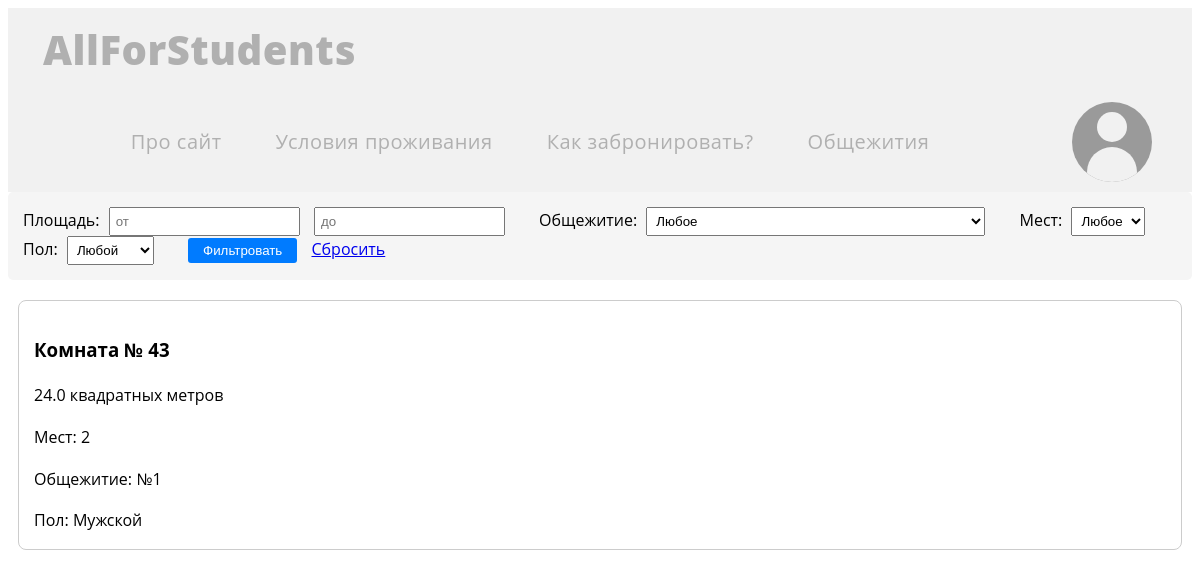
Screenshot of /rooms with the database file from the repository.
### data/room.py (models this page shows)
class Room(SqlAlchemyBase, UserMixin):
    __tablename__ = 'room'
    id = sqlalchemy.Column(sqlalchemy.Integer, primary_key=True)
    hostel_id = sqlalchemy.Column(sqlalchemy.Integer, sqlalchemy.ForeignKey('hostel.id'))
    number_room = sqlalchemy.Column(sqlalchemy.Integer)
    square = sqlalchemy.Column(sqlalchemy.Float)
    max_cnt_student = sqlalchemy.Column(sqlalchemy.Integer)
    cur_cnt_student = sqlalchemy.Column(sqlalchemy.Integer)
    floor = sqlalchemy.Column(sqlalchemy.Integer)
    sex = sqlalchemy.Column(sqlalchemy.Boolean)
    side = sqlalchemy.Column(sqlalchemy.String)
    students = sqlalchemy.orm.relationship('Student', back_populates='room')
    hostel = sqlalchemy.orm.relationship('Hostel', back_populates='room')
    application_request = sqlalchemy.orm.relationship('Application_request', back_populates='room')

### main.py (the view)
@app.route('/rooms')
def test_rooms():
    session = db_session.create_session()
    hostel_id = request.args.get('hostel', type=int)
    min_square = request.args.get('min_square', type=int)
    max_square = request.args.get('max_square', type=int)
    max_students = request.args.get('max_students', type=int)
    sex_filter = request.args.get('sex', 'any')
    query = session.query(Room)
    if hostel_id:
        query = query.filter(Room.hostel_id == hostel_id)
    if min_square:
        query = query.filter(Room.square >= min_square)
    if max_square:
        query = query.filter(Room.square <= max_square)
    if max_students:
        query = query.filter(Room.max_cnt_student == max_students)
    if sex_filter != 'any':
        query = query.filter(Room.sex == int(sex_filter))
    rooms = query.all()
    hostels = session.query(Hostel).all()
    return render_template('filter.html',
                           rooms=rooms,
                           hostels=hostels,
                           current_filters=request.args)

### data/db_session.py (called while the page is built)
def create_session() -> Session:
    global __factory
    return __factory()

### templates/filter.html (shortened to what this page needs)
<!DOCTYPE html>
<html lang="en">
<head>
</head>
<body>
    <header class="header">
        <nav class="nav-container">
            <div class="LOGOT">
                <a href="/" class="LOGOTIP">AllForStudents</a>
            </div>
            <div class="nav-items">
                <a href="/about" class="nav-item">Про сайт</a>
                <a href="#" class="nav-item">Условия проживания</a>
                <a href="#" class="nav-item">Как забронировать?</a>
                <a href="#" class="nav-item">Общежития</a>
            </div>
            <a href="/me" class="userlogo">
                <div class="head"></div>
                <div class="body"></div>
            </a>
        </nav>
    </header>
    <form method="GET" action="" class="filter-section">
        <div class="filter-group">
            <label>Площадь:</label>
            <input type="number" name="min_square" placeholder="от"
                   value="{{ request.args.get('min_square', '') }}">
            <input type="number" name="max_square" placeholder="до"
                   value="{{ request.args.get('max_square', '') }}">
        </div>
        <div class="filter-group">
            <label>Общежитие:</label>
            <select name="hostel">
                <option value="">Любое</option>
            </select>
        </div>
        <div class="filter-group">
            <label>Мест:</label>
            <select name="max_students">
                <option value="">Любое</option>
            </select>
        </div>
        <div class="filter-group">
            <label>Пол:</label>
            <select name="sex">
                <option value="any" {% if request.args.get('sex', 'any') == 'any' %}selected{% endif %}>
                    Любой
                </option>
            </select>
        </div>
        <button type="submit">Фильтровать</button>
        <a href="/rooms" style="margin-left: 10px;">Сбросить</a>
    </form>
    {% for room in rooms %}
    <a href="/book_room/{{ room.id }}" class="room-button" style="text-decoration: none; color: inherit;">
        <div class="col d-flex">
            <div class="h-100 w-100" style="border: 1px solid #ccc; border-radius: 8px; padding: 15px; margin: 10px; transition: all 0.3s ease;">
                <div class="text-center">
                    <h3>Комната № {{ room.number_room }}</h3>
                    <p>{{ room.square }} квадратных метров</p>
                    <p>Мест: {{ room.max_cnt_student }}</p>
                    <p>Общежитие: №{{ room.hostel_id }}</p>
                    <div>Пол:
                        {% if room.sex == 1 %}
                            Мужской
                        {% elif room.sex == 0 %}
                            Женский
                        {% else %}
                            Не указан
                        {% endif %}
                    </div>
                </div>
            </div>
        </div>
    </a>
    {% endfor %}
</body>
</html>

### templates/filter.html (style rules this page uses)
body { font-family: 'Open Sans', sans-serif; background-color: #ffffff; line-height: 1.6; }
.header { width: 100%; background-color: #f1f1f1; padding: 10px 0; }
.nav-container { display: flex; justify-content: space-between; align-items: center; gap: 20px; padding: 0 20px; flex-wrap: wrap; }
.nav-items { display: flex; gap: 2vw; position: static; transform: none; margin: 0 auto; }
.nav-item { color: #b0b0b0; text-decoration: none; font-family: 'Open Sans', sans-serif; font-weight: 500; font-size: clamp(14px, 1.7vw, 20px); padding: 8px 15px; border-radius: 4px; transition: all 0.3s ease; letter-spacing: 0.5px; white-space: nowrap; }
.LOGOT { position: relative; z-index: 2; }
.LOGOTIP { color: #b0b0b0; text-decoration: none; font-family: 'Open Sans', sans-serif; font-weight: 800; font-size: clamp(24px, 3.5vw, 40px); padding: 8px 15px; border-radius: 4px; letter-spacing: 0.5px; white-space: nowrap; }
.userlogo { display: block; position: relative; cursor: pointer; width: 80px; height: 80px; border-radius: 50%; background-color: #9a9a9a; overflow: hidden; margin: 0px 20px; transition: all 0.3s ease; }
.body { width: 50px; height: 50px; background-color: #f1f1f1; border-radius: 50%; position: absolute; bottom: -15px; left: 50%; transform: translateX(-50%); z-index: 1; }
.head { width: 30px; height: 30px; background-color: #f1f1f1; border-radius: 50%; position: absolute; top: 10px; left: 50%; transform: translateX(-50%); z-index: 2; }
.filter-section { margin-bottom: 20px; padding: 15px; background: #f5f5f5; border-radius: 5px; }
.filter-group { margin-right: 20px; display: inline-block; }
.filter-group label { margin-right: 5px; }
input, select { padding: 5px; margin-right: 10px; }
button { padding: 5px 15px; background: #007bff; color: white; border: none; border-radius: 3px; cursor: pointer; }

### rows the page displays
Room: number_room "43", square "24.0", max_cnt_student "2", hostel_id "1", sex "Мужской"
